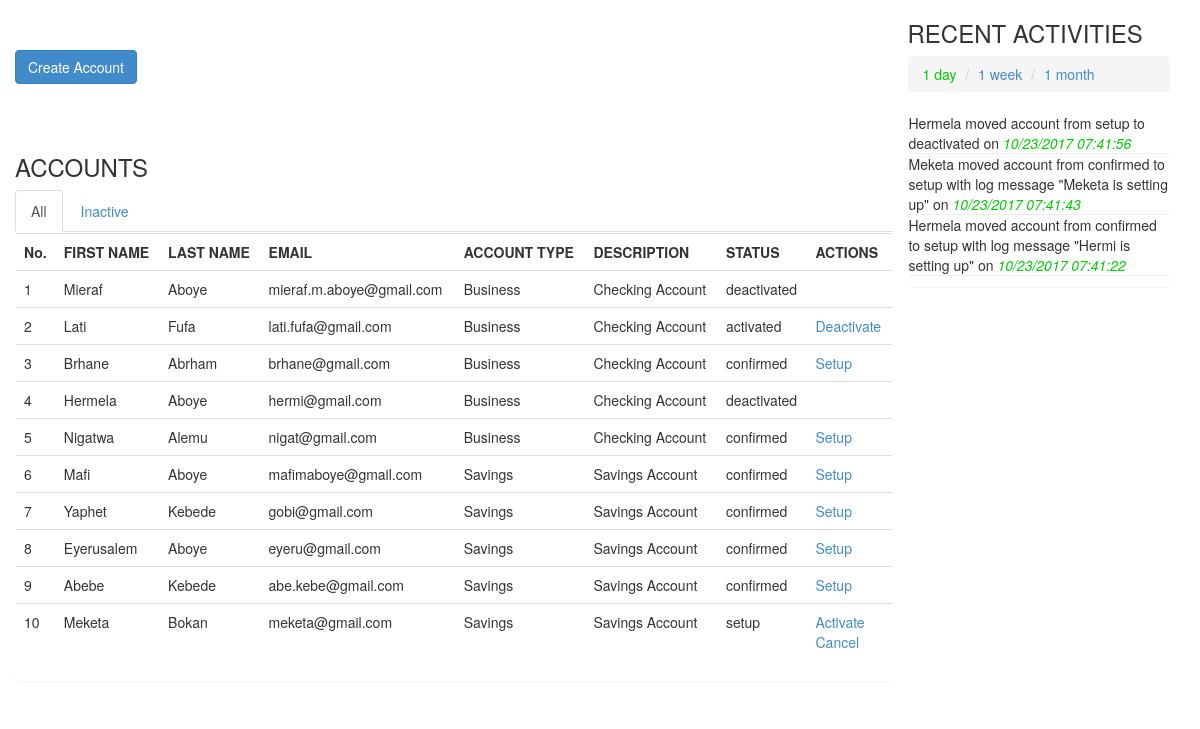
The page / on the database its author committed.
### tables this page shows
CREATE TABLE IF NOT EXISTS `accounts_tbl` (
  `id` int(11) NOT NULL AUTO_INCREMENT,
  `first_name` varchar(50) NOT NULL,
  `last_name` varchar(50) NOT NULL,
  `email` varchar(50) NOT NULL,
  `account_type_id` int(11) NOT NULL,
  `place` varchar(20) NOT NULL DEFAULT 'confirmed',
  `active` tinyint(1) NOT NULL DEFAULT '0',
  PRIMARY KEY (`id`),
  KEY `account_type_id` (`account_type_id`)
);

CREATE TABLE IF NOT EXISTS `account_types_tbl` (
  `id` int(11) NOT NULL AUTO_INCREMENT,
  `account_type` varchar(20) NOT NULL,
  `description` varchar(200) NOT NULL,
  `cost` decimal(4,0) NOT NULL,
  PRIMARY KEY (`id`)
);

CREATE TABLE IF NOT EXISTS `transitions_tbl` (
  `id` int(11) NOT NULL AUTO_INCREMENT,
  `account_id` int(11) NOT NULL,
  `from` varchar(20) NOT NULL,
  `to` varchar(20) NOT NULL,
  `timestamp` timestamp NOT NULL DEFAULT CURRENT_TIMESTAMP,
  `message` text,
  PRIMARY KEY (`id`),
  KEY `account_id` (`account_id`)
);

### application/controllers/Main.php (called while the page is built, shortened)
<?php
class Main extends CI_Controller {
    function __construct()
    {
        $this->load->model('Account');
        $this->load->model('AccountType');
        $this->load->model('Transition');
    }
    public function index()
	{
		$this->main();
	}
	public function main(){
        $data['accountTypes'] = $this->AccountType->getAll();
        $data['accounts'] = $this->Account->getAll();
        $data['transitions'] = $this->Transition->getAll();
        $this->load->view('main', $data);
    }
}

### index.php (called while the page is built, shortened)
<?php
require_once BASEPATH.'core/CodeIgniter.php';

### application/models/Account.php (called while the page is built, shortened)
<?php
class Account extends CI_Model
{
    public function getAll()
    {
        $this->db->select('*');
        $this->db->from('account_types_tbl');
        $this->db->join('accounts_tbl', 'accounts_tbl.account_type_id = account_types_tbl.id', 'left');
        $query = $this->db->get();
        return $query->result();
    }
}

### application/models/Transition.php (called while the page is built, shortened)
<?php
class Transition extends CI_Model
{
    public function getAll()
    {
        $this->db->select('*');
        $this->db->from('transitions_tbl');
        $this->db->join('accounts_tbl', 'accounts_tbl.id = transitions_tbl.account_id', 'left');
        $this->db->order_by('transitions_tbl.timestamp', 'DESC');
        $query = $this->db->get();
        return $query->result();
    }
}

### application/views/main.php (the view, shortened to what this page needs)
<!DOCTYPE html>
<html lang="en">
<head>
    <link rel="stylesheet" type="text/css" href="<?php echo base_url();?>resources/bootstrap-3.0.3/css/bootstrap.css"/>
    <link rel="stylesheet" type="text/css" href="<?php echo base_url();?>resources/css/main.css"/>
</head>
<body>
<div class="container">
    <div class="row">
        <div class="col-sm-9">
            <div class="row top-space create-account-panel">
                <button type="button" id="createAccountBtn" class="btn btn-primary">Create Account</button>
            </div>
            <div class="row top-space">
                <h3>ACCOUNTS</h3>
                <ul class="nav nav-tabs" id="tabs">
                    <li role="presentation" class="active"><a href="#" data-panel="#allPanel">All</a></li>
                    <li role="presentation"><a href="#" data-panel="#inactivePanel">Inactive</a></li>
                </ul>
                <div class="panel tab-panels">
                    <div id="allPanel">
                        <table class="table">
                            <tr>
                                <th>No.</th>
                                <th>FIRST NAME</th>
                                <th>LAST NAME</th>
                                <th>EMAIL</th>
                                <th>ACCOUNT TYPE</th>
                                <th>DESCRIPTION</th>
                                <th>STATUS</th>
                                <th>ACTIONS</th>
                            </tr>
                            <?php
                                $count = 1;
                                foreach ($accounts as $account) { ?>
                                    <tr>
                                        <td><?php echo $count++; ?></td>
                                        <td><?php echo $account->first_name; ?></td>
                                        <td><?php echo $account->last_name; ?></td>
                                        <td><?php echo $account->email; ?></td>
                                        <td><?php echo $account->account_type; ?></td>
                                        <td><?php echo $account->description; ?></td>
                                        <td><?php echo $account->place; ?></td>
                                        <td>
                                            <?php
                                            if (strcmp($account->place,'confirmed') === 0){
                                                ?>
                                                <a href="#" class="toSetup" data-value="<?php echo $account->id; ?>" data-toggle="modal" data-target="#setupModal">Setup</a>
                                                <?php
                                            } else if (strcmp($account->place,'setup') === 0){
                                                ?>
                                                <a href="#" class="toActivated" data-value="<?php echo $account->id; ?>" data-toggle="modal" data-target="#setupModal">Activate</a>
                                                <br>
                                                <a href="Main/deactivate/<?php echo $account->id.'/'.$account->place; ?>" class="deactivate" data-value="<?php echo $account->id; ?>">Cancel</a>
                                                <?php
                                            } else if (strcmp($account->place,'activated') === 0){
                                                ?>
                                                <a href="Main/deactivate/<?php echo $account->id.'/'.$account->place; ?>" class="deactivate" data-value="<?php echo $account->id; ?>">Deactivate</a>
                                                <?php
                                            }
                                            ?>
                                        </td>
                                    </tr>
                            <?php } ?>
                        </table>
                    </div>
                </div>
            </div>
        </div>
        <div class="col-sm-3">
            <h3>RECENT ACTIVITIES</h3>
            <ol class="breadcrumb" id="activityBreadcrumb">
                <li class="breadcrumb-item active"><a href="#" data-panel="#dayPanel">1 day</a></li>
                <li class="breadcrumb-item"><a href="#" data-panel="#weekPanel">1 week</a></li>
                <li class="breadcrumb-item"><a href="#" data-panel="#monthPanel">1 month</a></li>
            </ol>
            <div class="panel">
                <div class="activityPanel" id="dayPanel">
                    <ul class="list-unstyled activities-list">
                        <?php
                        foreach ($transitions as $trans){
                            if ((time()-(60*60*24)) < strtotime($trans->timestamp)){
                                $text = $trans->first_name . ' moved account from ' . $trans->from .
                                    ' to ' . $trans->to;
                                if ($trans->message !== null)
                                    $text .= ' with log message "'. $trans->message . '"';
                                $text .= ' on <span class="green-txt"><em>' . date('m/d/Y H:i:s', strtotime($trans->timestamp)) . '</em></span>';
                                echo '<li>' . $text . '</li>';
                            }
                        }
                        ?>
                    </ul>
                </div>
            </div>
        </div>
    </div>
</div>
</body>
</html>

### resources/css/main.css (style rules this page uses)
.top-space { margin-top: 50px; }
.create-account-panel { position: relative; }
.breadcrumb li.active a, .green-txt { color: #00CC00; }
.activityPanel li { border-bottom: 1px solid #eee; }

### rows shown on the page
accounts_tbl: first_name "Mieraf", last_name "Aboye", email "mieraf.m.aboye@gmail.com", account_type.account_type "Business", account_type.description "Checking Account", place "deactivated"
accounts_tbl: first_name "Lati", last_name "Fufa", email "lati.fufa@gmail.com", account_type.account_type "Business", account_type.description "Checking Account", place "activated"
accounts_tbl: first_name "Brhane", last_name "Abrham", email "brhane@gmail.com", account_type.account_type "Business", account_type.description "Checking Account", place "confirmed", $account->id 12 (drawn)
accounts_tbl: first_name "Hermela", last_name "Aboye", email "hermi@gmail.com", account_type.account_type "Business", account_type.description "Checking Account", place "deactivated"
accounts_tbl: first_name "Nigatwa", last_name "Alemu", email "nigat@gmail.com", account_type.account_type "Business", account_type.description "Checking Account", place "confirmed", $account->id 18 (drawn)
accounts_tbl: first_name "Mafi", last_name "Aboye", email "mafimaboye@gmail.com", account_type.account_type "Savings", account_type.description "Savings Account", place "confirmed", $account->id 10 (drawn)
accounts_tbl: first_name "Yaphet", last_name "Kebede", email "gobi@gmail.com", account_type.account_type "Savings", account_type.description "Savings Account", place "confirmed", $account->id 13 (drawn)
accounts_tbl: first_name "Eyerusalem", last_name "Aboye", email "eyeru@gmail.com", account_type.account_type "Savings", account_type.description "Savings Account", place "confirmed", $account->id 15 (drawn)
accounts_tbl: first_name "Abebe", last_name "Kebede", email "abe.kebe@gmail.com", account_type.account_type "Savings", account_type.description "Savings Account", place "confirmed", $account->id 16 (drawn)
accounts_tbl: first_name "Meketa", last_name "Bokan", email "meketa@gmail.com", account_type.account_type "Savings", account_type.description "Savings Account", place "setup", $account->id 17 (drawn)
transitions_tbl: text "Hermela moved account from setup to deactivated", timestamp "10/23/2017 07:41:56"
transitions_tbl: text "Meketa moved account from confirmed to setup with log message \"Meketa is setting up\"", timestamp "10/23/2017 07:41:43"
transitions_tbl: text "Hermela moved account from confirmed to setup with log message \"Hermi is setting up\"", timestamp "10/23/2017 07:41:22"
